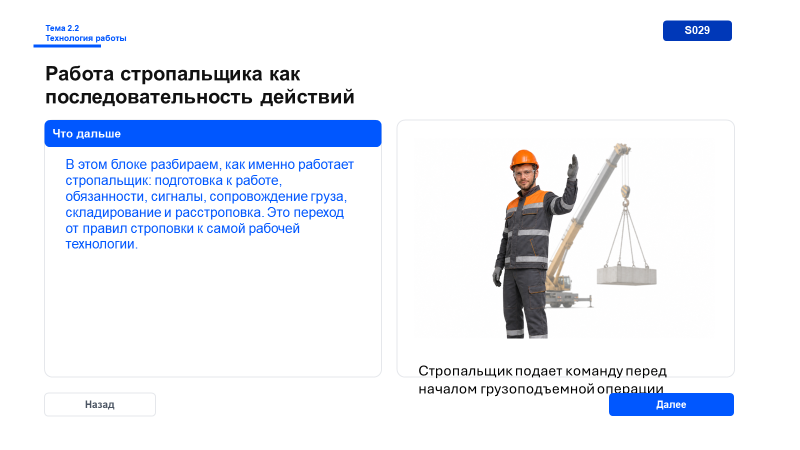
#> input picture presentations/ispring-course/module-01-stropovka-gruzov/live-preview/S029_theme22_preview_2026-06-30_v10_ev-group-restyled_png/Слайд1.PNG, 1600 x 900 px, given in place of stropal-20sm-source.png, which was not available (shown at 1/2 size)
$ python animate_worker_standup_preview.py
#> lines starting #> are read from the running program, lines starting #| are printed output that depends on the picture; pictures that were not available may be replaced by others from this repository, and a replacement may not be noted
from __future__ import annotations

from pathlib import Path
import math

from PIL import Image, ImageChops, ImageDraw, ImageFilter


ROOT = Path(__file__).resolve().parent.parent
SOURCE = ROOT / "temp" / "stropal-20sm-source.png"
OUT_DIR = (
    ROOT
    / "presentations"
    / "ispring-course"
    / "module-01-stropovka-gruzov"
    / "live-preview"
    / "video-build"
    / "worker_standup_preview_2026-06-21"
)
GIF_PATH = OUT_DIR / "worker_standup_preview.gif"
LAST_FRAME_PATH = OUT_DIR / "worker_standup_preview_last_frame.png"
STAND_FRAME_PATH = OUT_DIR / "worker_standup_preview_stand_frame.png"
FRAMES_DIR = OUT_DIR / "frames"

FRAME_MS = 90


def ease_in_out(t: float) -> float:
    t = max(0.0, min(1.0, t))
    return 0.5 - 0.5 * math.cos(math.pi * t)


def transform_layer(
    image: Image.Image,
    scale: float = 1.0,
    rotate_deg: float = 0.0,
    opacity: float = 1.0,
) -> Image.Image:
    rgba = image.convert("RGBA")
    if scale != 1.0:
        new_size = (
            max(1, int(rgba.width * scale)),
            max(1, int(rgba.height * scale)),
        )
        rgba = rgba.resize(new_size, Image.Resampling.LANCZOS)
    if rotate_deg:
        rgba = rgba.rotate(rotate_deg, resample=Image.Resampling.BICUBIC, expand=True)
    if opacity < 1.0:
        alpha = rgba.getchannel("A")
        alpha = alpha.point(lambda px: int(px * opacity))
        rgba.putalpha(alpha)
    return rgba


def alpha_box_mask(size: tuple[int, int], box: tuple[int, int, int, int], blur: int = 6) -> Image.Image:
    mask = Image.new("L", size, 0)
    draw = ImageDraw.Draw(mask)
    draw.rounded_rectangle(box, radius=18, fill=255)
    if blur:
        mask = mask.filter(ImageFilter.GaussianBlur(blur))
    return mask


def polygon_mask(size: tuple[int, int], points: list[tuple[int, int]], blur: int = 0) -> Image.Image:
    mask = Image.new("L", size, 0)
    draw = ImageDraw.Draw(mask)
    draw.polygon(points, fill=255)
    if blur:
        mask = mask.filter(ImageFilter.GaussianBlur(blur))
    return mask


def extract_figure(
    region: Image.Image,
    white_threshold: int = 242,
    silhouette_points: list[tuple[int, int]] | None = None,
) -> Image.Image:
    rgba = region.convert("RGBA")
    mask = Image.new("L", rgba.size, 0)
    src = rgba.load()
    dst = mask.load()
    for y in range(rgba.height):
        for x in range(rgba.width):
            r, g, b, _ = src[x, y]
            if r < white_threshold or g < white_threshold or b < white_threshold:
                dst[x, y] = 255
    if silhouette_points:
        shape_mask = polygon_mask(rgba.size, silhouette_points, blur=1)
        mask = ImageChops.multiply(mask, shape_mask)
    mask = mask.filter(ImageFilter.GaussianBlur(1))
    rgba.putalpha(mask)
    return rgba


def paste_alpha(base: Image.Image, layer: Image.Image, position: tuple[int, int]) -> None:
    base.alpha_composite(layer, position)


def build_base_clean(source: Image.Image) -> Image.Image:
    clean = source.convert("RGBA")

    # Softly remove the bent worker while keeping the crate and left sling area readable.
    worker_mask = Image.new("L", clean.size, 0)
#> worker_mask: PIL image 1600x900 L; every value is 0
    draw = ImageDraw.Draw(worker_mask)
    draw.polygon(
        [(148, 196), (235, 196), (322, 254), (344, 464), (202, 480), (138, 320)],
        fill=255,
    )
    worker_mask = worker_mask.filter(ImageFilter.GaussianBlur(5))
    white_fill = Image.new("RGBA", clean.size, (255, 255, 255, 255))
#> white_fill: PIL image 1600x900 RGBA; every value is 255
    clean = Image.composite(white_fill, clean, worker_mask)

    # Restore the floor line where the original figure was removed.
    floor = ImageDraw.Draw(clean)
    # Clean residual fragments from the removed bent pose.
    floor.ellipse((142, 248, 171, 287), fill=(255, 255, 255, 255))
    floor.polygon(
        [(132, 332), (170, 317), (176, 347), (166, 380), (132, 385), (120, 358)],
        fill=(255, 255, 255, 255),
    )
    floor.rectangle((206, 462, 309, 490), fill=(255, 255, 255, 255))

    floor.line((34, 484, 328, 484), fill=(40, 40, 40, 255), width=2)
    floor.line((83, 188, 153, 387), fill=(63, 109, 120, 255), width=3)
    floor.line((82, 188, 152, 387), fill=(104, 156, 166, 255), width=1)
    floor.line((34, 321, 157, 321), fill=(56, 56, 56, 255), width=2)
    floor.line((34, 387, 157, 387), fill=(56, 56, 56, 255), width=2)
    floor.line((157, 321, 157, 387), fill=(56, 56, 56, 255), width=2)
    return clean


def build_target_frame(source: Image.Image, base_clean: Image.Image, stand: Image.Image) -> Image.Image:
    frame = base_clean.copy()
    stand_layer = transform_layer(stand, scale=0.87, rotate_deg=0.0, opacity=1.0)
    frame.alpha_composite(stand_layer, (152, 212))
    draw = ImageDraw.Draw(frame)
    draw.ellipse((196, 458, 276, 480), fill=(0, 0, 0, 45))
    return frame


def build_frames() -> list[Image.Image]:
    source = Image.open(SOURCE).convert("RGBA")
    base_clean = build_base_clean(source)

    left_bent_box = (130, 198, 342, 480)
    right_stand_box = (500, 178, 648, 482)

    bent = extract_figure(source.crop(left_bent_box))
#> in extract_figure, `mask = Image.new("L", rgba.size, 0)`: mask: PIL image 212x282 L; every value is 0
    stand = extract_figure(
        source.crop(right_stand_box),
        silhouette_points=[
            (40, 36),
            (69, 34),
            (94, 43),
            (118, 78),
            (128, 132),
            (126, 206),
            (118, 284),
            (88, 302),
            (55, 300),
            (46, 258),
            (40, 208),
            (8, 176),
            (0, 156),
            (8, 141),
            (24, 142),
            (44, 132),
            (49, 107),
            (50, 82),
        ],
    )
#> in extract_figure (call 2), `mask = Image.new("L", rgba.size, 0)`: mask: PIL image 148x304 L; every value is 0
#> in polygon_mask, `mask = mask.filter(ImageFilter.GaussianBlur(blur))`:
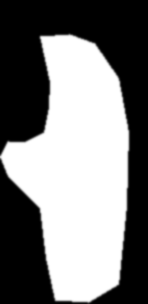
#> mask: PIL image 148x304 L; min 0, max 255, mean 124.1

    stand_mask_box = alpha_box_mask(source.size, (146, 186, 286, 486), blur=8)
    bent_mask_box = alpha_box_mask(source.size, (126, 194, 344, 485), blur=8)
#> call 2 of alpha_box_mask, with size = (1600, 900), box = (126, 194, 344, 485), blur = 8
#> in alpha_box_mask (call 2), `mask = mask.filter(ImageFilter.GaussianBlur(blur))`:
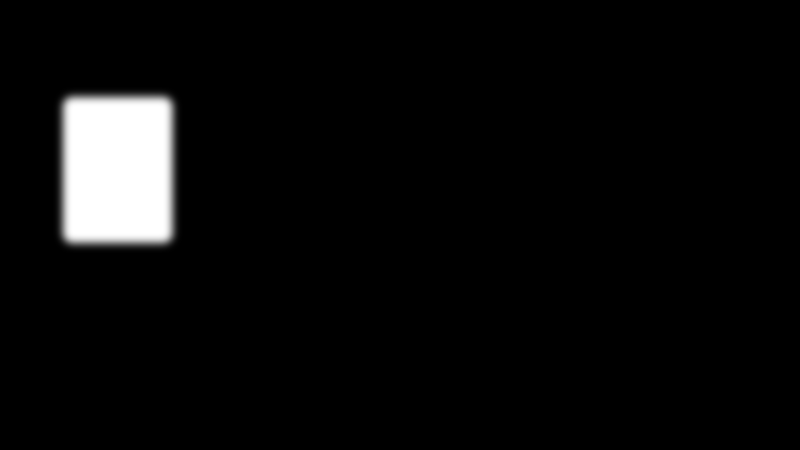
#> mask: PIL image 1600x900 L (shown at 1/2 size); min 0, max 255, mean 11.3
    target = build_target_frame(source, base_clean, stand)

    frames: list[Image.Image] = []

    def compose(progress: float) -> Image.Image:
        p = ease_in_out(progress)
        frame = Image.blend(source, target, p)

        # Fade the original bent worker out while lifting it slightly.
        bent_layer = transform_layer(
            bent,
            scale=1.0 - 0.06 * p,
            rotate_deg=-6 * p,
            opacity=max(0.0, 1.0 - p * 1.2),
        )
        bent_pos = (
            int(left_bent_box[0] + 6 * p),
            int(left_bent_box[1] - 18 * p),
        )

        # Bring the standing pose in with only a small positional drift.
        stand_layer = transform_layer(
            stand,
            scale=0.83 + 0.04 * p,
            rotate_deg=0.8 * (1.0 - p),
            opacity=max(0.0, min(1.0, (p - 0.18) / 0.82)),
        )
        stand_pos = (
            int(156 - 10 * (1.0 - p)),
            int(216 + 10 * (1.0 - p)),
        )

        bent_canvas = Image.new("RGBA", source.size, (0, 0, 0, 0))
        stand_canvas = Image.new("RGBA", source.size, (0, 0, 0, 0))
        paste_alpha(bent_canvas, bent_layer, bent_pos)
        paste_alpha(stand_canvas, stand_layer, stand_pos)

        bent_canvas.putalpha(ImageChops.multiply(bent_canvas.getchannel("A"), bent_mask_box))
        stand_canvas.putalpha(ImageChops.multiply(stand_canvas.getchannel("A"), stand_mask_box))

        frame.alpha_composite(bent_canvas)
        frame.alpha_composite(stand_canvas)

        shadow = ImageDraw.Draw(frame)
        shadow_alpha = int(45 * p)
        shadow.ellipse((196, 458, 276, 480), fill=(0, 0, 0, shadow_alpha))
        return frame

    for idx in range(14):
        frames.append(compose(idx / 13))
#> this loop made 14 passes
#> pass 1, in transform_layer (call 3), `alpha = rgba.getchannel("A")`:
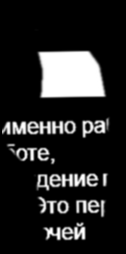
#> alpha: PIL image 126x254 L; min 0, max 255, mean 37.8
#> after the loop, frames = 14 items
    for _ in range(8):
        frames.append(compose(1.0))
#> this loop made 8 passes
#> pass 1, in transform_layer (call 30), `rgba = rgba.resize(new_size, Image.Resampling.LANCZOS)`:
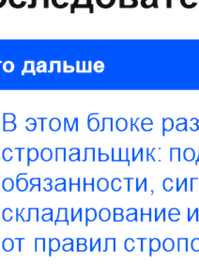
#> rgba: PIL image 199x265 RGBA; mean R, G, B, A 66.5, 92.4, 146.3, 87.7; transparent parts drawn white
#> pass 1, in transform_layer (call 30), `alpha = rgba.getchannel("A")`:
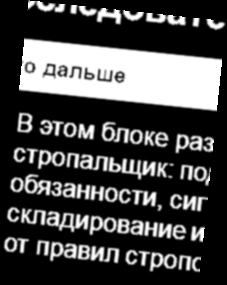
#> alpha: PIL image 227x285 L; min 0, max 255, mean 71.4
#> after the loop, frames = 22 items
    for idx in range(14):
        frames.append(compose(1.0 - (idx / 13)))
#> this loop made 14 passes
#> pass 2, in transform_layer (call 48), `rgba = rgba.rotate(rotate_deg, resample=Image.Resampling.BICUBIC, expa..`:
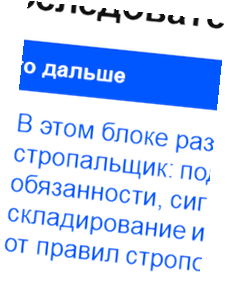
#> rgba: PIL image 227x285 RGBA; mean R, G, B, A 48.4, 69, 111.4, 71.4; transparent parts drawn white
#> after the loop, frames = 36 items
    for _ in range(5):
        frames.append(compose(0.0))
#> after the loop, frames = 41 items

    return frames


def main() -> None:
    OUT_DIR.mkdir(parents=True, exist_ok=True)
    FRAMES_DIR.mkdir(parents=True, exist_ok=True)
    frames = build_frames()
#> frames = 41 items
    for old_frame in FRAMES_DIR.glob("frame_*.png"):
        old_frame.unlink()
    for idx, frame in enumerate(frames):
        frame.save(FRAMES_DIR / f"frame_{idx:04d}.png")
#> this loop made 41 passes
    frames[0].save(
        GIF_PATH,
        save_all=True,
        append_images=frames[1:],
        duration=FRAME_MS,
        loop=0,
        disposal=2,
    )
    frames[-1].save(LAST_FRAME_PATH)
    frames[13].save(STAND_FRAME_PATH)
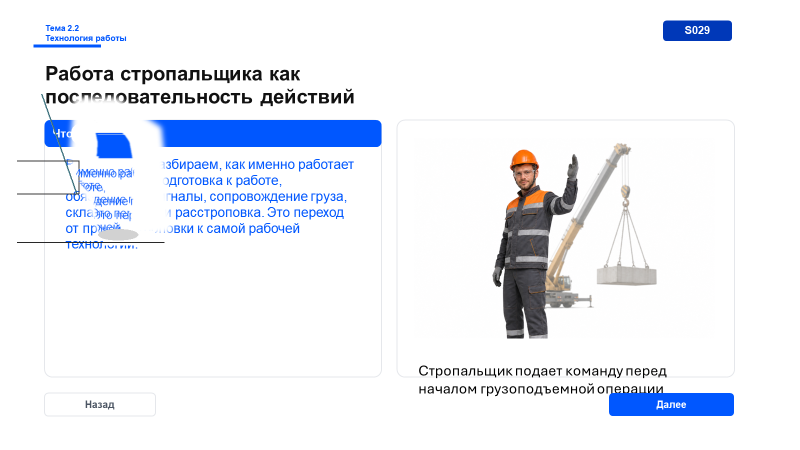
#> saved as worker_standup_preview_stand_frame.png: PIL image 1600x900 RGBA (shown at 1/2 size); mean R, G, B, A 236.1, 239.3, 246, 254.8; transparent parts drawn white
    print(GIF_PATH)
    print(LAST_FRAME_PATH)
    print(STAND_FRAME_PATH)
    print(FRAMES_DIR)


if __name__ == "__main__":
    main()

$ run again, on presentations/ispring-course/module-01-stropovka-gruzov/live-preview/S029_theme22_preview_2026-06-30_v12_ev-group-techstyle-subslides_png/Слайд10.PNG
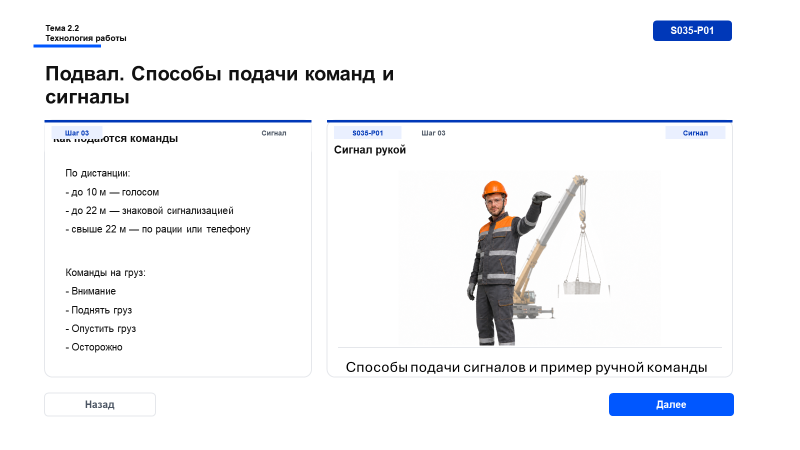
#> input picture presentations/ispring-course/module-01-stropovka-gruzov/live-preview/S029_theme22_preview_2026-06-30_v12_ev-group-techstyle-subslides_png/Слайд10.PNG, 1600 x 900 px, given in place of stropal-20sm-source.png, which was not available (shown at 1/2 size)
#> white_fill: PIL image 1600x900 RGBA; every value is 255
#> after the loop in build_frames, `for idx in range(14):`: frames = 14 items
#> the loop in build_frames, `for _ in range(8):` made 8 passes
#> pass 1, in transform_layer (call 30), `alpha = rgba.getchannel("A")`:
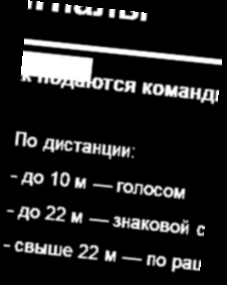
#> alpha: PIL image 227x285 L; min 0, max 255, mean 31.6
#> after the loop in build_frames, `for _ in range(8):`: frames = 22 items
#> after the loop in build_frames, `for idx in range(14):`: frames = 36 items
#> after the loop in build_frames, `for _ in range(5):`: frames = 41 items
#> the loop in main, `for idx, frame in enumerate(frames):` made 41 passes
#> in main, `frames[13].save(STAND_FRAME_PATH)`:
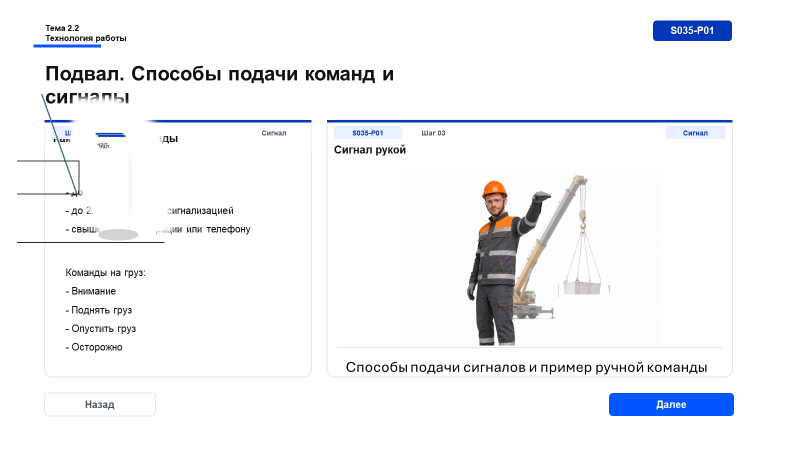
#> saved as worker_standup_preview_stand_frame.png: PIL image 1600x900 RGBA (shown at 1/2 size); mean R, G, B, A 243, 243.9, 246.4, 254.8; transparent parts drawn white

$ run again, on presentations/ispring-course/module-01-stropovka-gruzov/live-preview/S029_theme22_preview_2026-06-30_v12_ev-group-techstyle-subslides_png/Слайд11.PNG
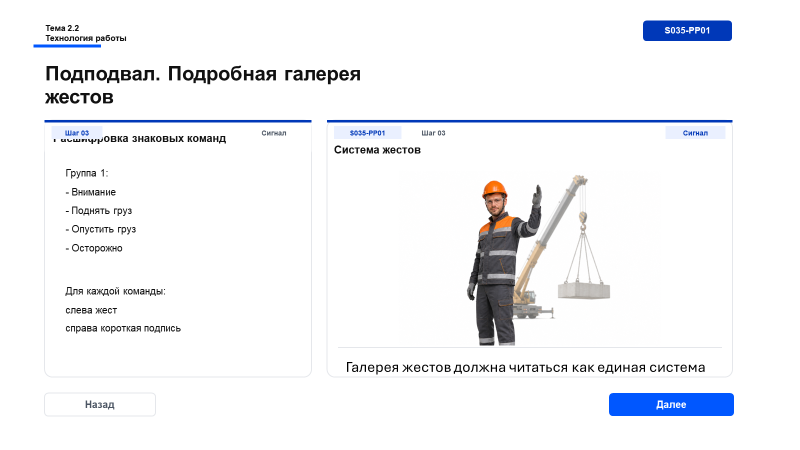
#> input picture presentations/ispring-course/module-01-stropovka-gruzov/live-preview/S029_theme22_preview_2026-06-30_v12_ev-group-techstyle-subslides_png/Слайд11.PNG, 1600 x 900 px, given in place of stropal-20sm-source.png, which was not available (shown at 1/2 size)
#> white_fill: PIL image 1600x900 RGBA; every value is 255
#> after the loop in build_frames, `for idx in range(14):`: frames = 14 items
#> the loop in build_frames, `for _ in range(8):` made 8 passes
#> pass 1, in transform_layer (call 30), `alpha = rgba.getchannel("A")`:
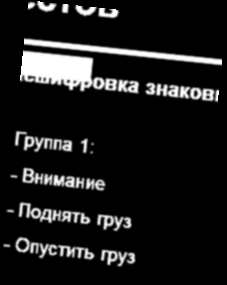
#> alpha: PIL image 227x285 L; min 0, max 255, mean 27
#> after the loop in build_frames, `for _ in range(8):`: frames = 22 items
#> after the loop in build_frames, `for idx in range(14):`: frames = 36 items
#> after the loop in build_frames, `for _ in range(5):`: frames = 41 items
#> the loop in main, `for idx, frame in enumerate(frames):` made 41 passes
#> in main, `frames[13].save(STAND_FRAME_PATH)`:
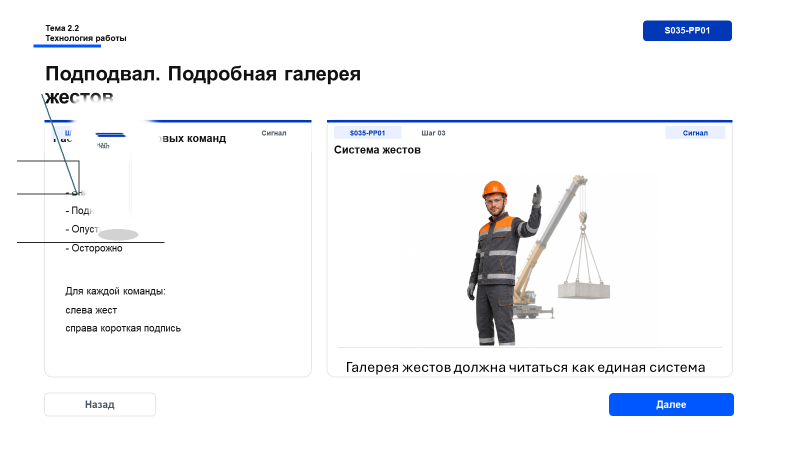
#> saved as worker_standup_preview_stand_frame.png: PIL image 1600x900 RGBA (shown at 1/2 size); mean R, G, B, A 242.9, 243.9, 246.5, 254.8; transparent parts drawn white
